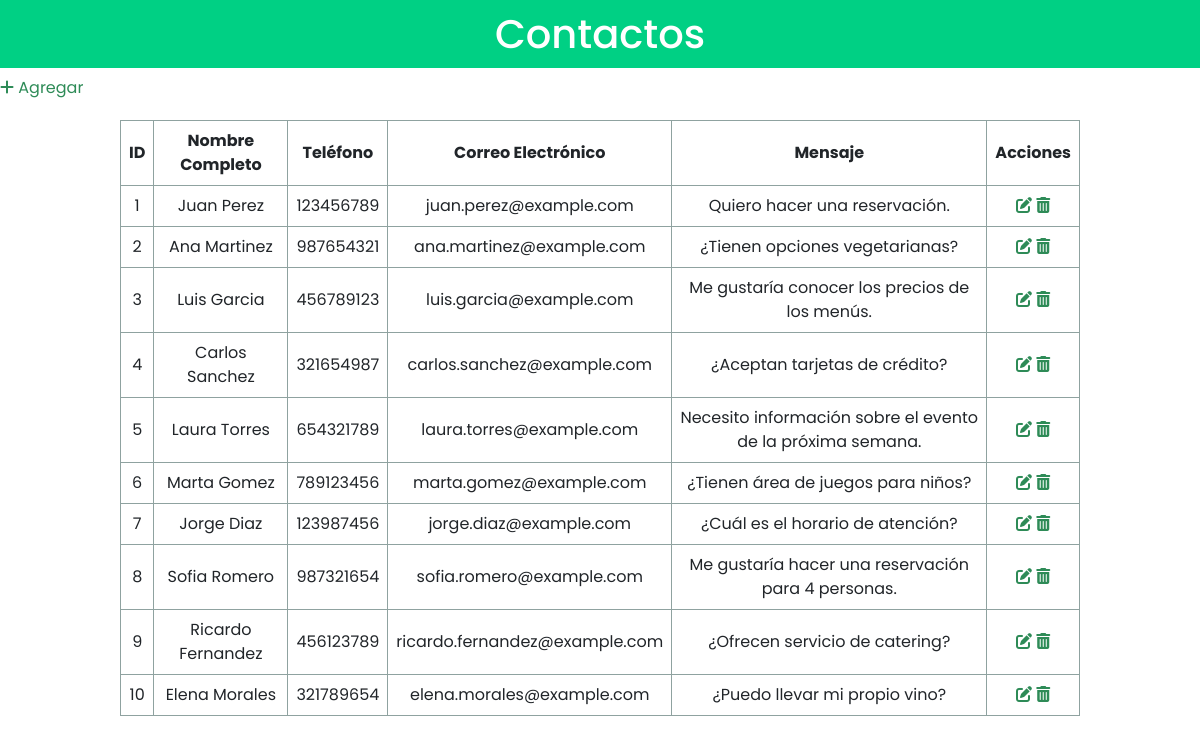
The page / on the database its author committed.
### tables this page shows
CREATE TABLE `contactos` (
  `ID` int(11) NOT NULL,
  `nombre_completo` varchar(100) NOT NULL,
  `telefono` varchar(15) DEFAULT NULL,
  `correo_electronico` varchar(100) NOT NULL,
  `mensaje` text DEFAULT NULL
);

### functions.php (called while the page is built, shortened)
<?php
include 'db.php';
function getContacts() {
    global $conn;
    $sql = "SELECT * FROM contactos";
    $result = $conn->query($sql);
    return $result;
}
?>

### index.php (the view, shortened to what this page needs)
<?php
include 'functions.php';
$contacts = getContacts();
?>
<!DOCTYPE html>
<html lang="es">
<head>
    <link rel="stylesheet" href="styles.css">
    <link rel="stylesheet" href="https://cdnjs.cloudflare.com/ajax/libs/font-awesome/6.0.0-beta3/css/all.min.css">
</head>
<body>
    <h1>Contactos</h1>
    <a href="add.php" class="button"><i class="fas fa-plus"></i> Agregar</a>
    <table border="1">
        <tr>
            <th>ID</th>
            <th>Nombre Completo</th>
            <th>Teléfono</th>
            <th>Correo Electrónico</th>
            <th>Mensaje</th>
            <th>Acciones</th>
        </tr>
        <?php while($row = $contacts->fetch_assoc()): ?>
            <tr>
                <td><?php echo $row['ID']; ?></td>
                <td><?php echo $row['nombre_completo']; ?></td>
                <td><?php echo $row['telefono']; ?></td>
                <td><?php echo $row['correo_electronico']; ?></td>
                <td><?php echo $row['mensaje']; ?></td>
                <td>
                    <a href="edit.php?id=<?php echo $row['ID']; ?>"><i class="fas fa-edit"></i></a>
                    <a href="delete.php?id=<?php echo $row['ID']; ?>" onclick="return confirm('¿Estás seguro de que deseas eliminar este contacto?');"><i class="fas fa-trash-alt"></i></a>
                </td>
            </tr>
        <?php endwhile; ?>
    </table>
</body>
</html>

### styles.css (style rules this page uses)
:root { --color-negro: #000000; --color-gris: #EDEDEF; --color-gris-verdoso: #8FA2A0; --color-blanco: #FFFFFF; --color-verde-intenso: #00d084; --degradado:linear-gradient(to right, #ffffff, #8FA2A0); --fuente-titulo: "Poppins", sans-serif; --fuente-letras: "Libre Franklin", sans-serif; }
body { font-family: var(--fuente-titulo); margin: 0; padding: 0; background-color: var(--color-blanco); }
h1 { background-color: var(--color-verde-intenso); color: var(--color-blanco); padding: 10px; text-align: center; }
table { width: 80%; margin: 20px auto; border-collapse: collapse; }
table, th, td { border: 1px solid var(--color-gris-verdoso); }
th, td { padding: 8px; text-align: center; }
a { color: seagreen; text-decoration: none; }

### rows shown on the page
contactos: ID "1", nombre_completo "Juan Perez", telefono "123456789", correo_electronico "juan.perez@example.com", mensaje "Quiero hacer una reservación."
contactos: ID "2", nombre_completo "Ana Martinez", telefono "987654321", correo_electronico "ana.martinez@example.com", mensaje "¿Tienen opciones vegetarianas?"
contactos: ID "3", nombre_completo "Luis Garcia", telefono "456789123", correo_electronico "luis.garcia@example.com", mensaje "Me gustaría conocer los precios de los menús."
contactos: ID "4", nombre_completo "Carlos Sanchez", telefono "321654987", correo_electronico "carlos.sanchez@example.com", mensaje "¿Aceptan tarjetas de crédito?"
contactos: ID "5", nombre_completo "Laura Torres", telefono "654321789", correo_electronico "laura.torres@example.com", mensaje "Necesito información sobre el evento de la próxima semana."
contactos: ID "6", nombre_completo "Marta Gomez", telefono "789123456", correo_electronico "marta.gomez@example.com", mensaje "¿Tienen área de juegos para niños?"
contactos: ID "7", nombre_completo "Jorge Diaz", telefono "123987456", correo_electronico "jorge.diaz@example.com", mensaje "¿Cuál es el horario de atención?"
contactos: ID "8", nombre_completo "Sofia Romero", telefono "987321654", correo_electronico "sofia.romero@example.com", mensaje "Me gustaría hacer una reservación para 4 personas."
contactos: ID "9", nombre_completo "Ricardo Fernandez", telefono "456123789", correo_electronico "ricardo.fernandez@example.com", mensaje "¿Ofrecen servicio de catering?"
contactos: ID "10", nombre_completo "Elena Morales", telefono "321789654", correo_electronico "elena.morales@example.com", mensaje "¿Puedo llevar mi propio vino?"
